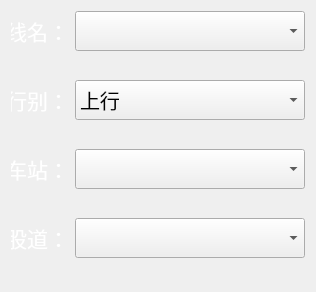
     <widget class="QWidget" name="layoutWidget">
      <property name="geometry">
       <rect>
        <x>14</x>
        <y>29</y>
        <width>316</width>
        <height>292</height>
       </rect>
      </property>
      <layout class="QVBoxLayout" name="verticalLayout">
       <item>
        <layout class="QHBoxLayout" name="horizontalLayout_2">
         <item>
          <widget class="QLabel" name="lineName">
           <property name="minimumSize">
            <size>
             <width>50</width>
             <height>21</height>
            </size>
           </property>
           <property name="maximumSize">
            <size>
             <width>100</width>
             <height>50</height>
            </size>
           </property>
           <property name="font">
            <font>
             <family>微软雅黑</family>
             <pointsize>16</pointsize>
            </font>
           </property>
           <property name="styleSheet">
            <string notr="true">color: rgb(255, 255, 255);</string>
           </property>
           <property name="text">
            <string>线名：</string>
           </property>
           <property name="alignment">
            <set>Qt::AlignRight|Qt::AlignTrailing|Qt::AlignVCenter</set>
           </property>
          </widget>
         </item>
         <item>
          <widget class="QComboBox" name="lineCBox">
           <property name="minimumSize">
            <size>
             <width>230</width>
             <height>40</height>
            </size>
           </property>
           <property name="maximumSize">
            <size>
             <width>230</width>
             <height>40</height>
            </size>
           </property>
           <property name="font">
            <font>
             <family>微软雅黑</family>
             <pointsize>15</pointsize>
            </font>
           </property>
           <property name="styleSheet">
            <string notr="true"/>
           </property>
           <property name="editable">
            <bool>false</bool>
           </property>
          </widget>
         </item>
        </layout>
       </item>
       <item>
        <spacer name="verticalSpacer">
         <property name="orientation">
          <enum>Qt::Vertical</enum>
         </property>
         <property name="sizeHint" stdset="0">
          <size>
           <width>20</width>
           <height>20</height>
          </size>
         </property>
        </spacer>
       </item>
       <item>
        <layout class="QHBoxLayout" name="horizontalLayout_3">
         <item>
          <widget class="QLabel" name="rowName">
           <property name="minimumSize">
            <size>
             <width>50</width>
             <height>21</height>
            </size>
           </property>
           <property name="maximumSize">
            <size>
             <width>100</width>
             <height>50</height>
            </size>
           </property>
           <property name="font">
            <font>
             <family>微软雅黑</family>
             <pointsize>16</pointsize>
            </font>
           </property>
           <property name="styleSheet">
            <string notr="true">color: rgb(255, 255, 255);</string>
           </property>
           <property name="text">
            <string>行别：</string>
           </property>
           <property name="alignment">
            <set>Qt::AlignRight|Qt::AlignTrailing|Qt::AlignVCenter</set>
           </property>
          </widget>
         </item>
         <item>
          <widget class="QComboBox" name="rowCBox">
           <property name="minimumSize">
            <size>
             <width>230</width>
             <height>40</height>
            </size>
           </property>
           <property name="maximumSize">
            <size>
             <width>230</width>
             <height>40</height>
            </size>
           </property>
           <property name="font">
            <font>
             <family>微软雅黑</family>
             <pointsize>15</pointsize>
            </font>
           </property>
           <property name="styleSheet">
            <string notr="true"/>
           </property>
           <item>
            <property name="text">
             <string>上行</string>
            </property>
           </item>
           <item>
            <property name="text">
             <string>下行</string>
            </property>
           </item>
           <item>
            <property name="text">
             <string>单线</string>
            </property>
           </item>
           <item>
            <property name="text">
             <string>三线</string>
            </property>
           </item>
           <item>
            <property name="text">
             <string>四线</string>
            </property>
           </item>
           <item>
            <property name="text">
             <string>无</string>
            </property>
           </item>
          </widget>
         </item>
        </layout>
       </item>
       <item>
        <spacer name="verticalSpacer_2">
         <property name="orientation">
          <enum>Qt::Vertical</enum>
         </property>
         <property name="sizeHint" stdset="0">
          <size>
           <width>20</width>
           <height>20</height>
          </size>
         </property>
        </spacer>
       </item>
       <item>
        <layout class="QHBoxLayout" name="horizontalLayout_4">
         <item>
          <widget class="QLabel" name="stationName">
           <property name="minimumSize">
            <size>
             <width>50</width>
             <height>21</height>
            </size>
           </property>
           <property name="maximumSize">
            <size>
             <width>100</width>
             <height>50</height>
            </size>
           </property>
           <property name="font">
            <font>
             <family>微软雅黑</family>
             <pointsize>16</pointsize>
            </font>
           </property>
           <property name="styleSheet">
            <string notr="true">color: rgb(255, 255, 255);</string>
           </property>
           <property name="text">
            <string>车站：</string>
           </property>
           <property name="alignment">
            <set>Qt::AlignRight|Qt::AlignTrailing|Qt::AlignVCenter</set>
           </property>
          </widget>
         </item>
         <item>
          <widget class="QComboBox" name="staCBox">
           <property name="minimumSize">
            <size>
             <width>230</width>
             <height>40</height>
            </size>
           </property>
           <property name="maximumSize">
            <size>
             <width>230</width>
             <height>40</height>
            </size>
           </property>
           <property name="font">
            <font>
             <family>微软雅黑</family>
             <pointsize>15</pointsize>
            </font>
           </property>
           <property name="styleSheet">
            <string notr="true"/>
           </property>
          </widget>
         </item>
        </layout>
       </item>
       <item>
        <spacer name="verticalSpacer_3">
         <property name="orientation">
          <enum>Qt::Vertical</enum>
         </property>
         <property name="sizeHint" stdset="0">
          <size>
           <width>13</width>
           <height>20</height>
          </size>
         </property>
        </spacer>
       </item>
       <item>
        <layout class="QHBoxLayout" name="horizontalLayout_5">
         <item>
          <widget class="QLabel" name="label_5">
           <property name="minimumSize">
            <size>
             <width>50</width>
             <height>0</height>
            </size>
           </property>
           <property name="maximumSize">
            <size>
             <width>100</width>
             <height>50</height>
            </size>
           </property>
           <property name="font">
            <font>
             <family>微软雅黑</family>
             <pointsize>16</pointsize>
            </font>
           </property>
           <property name="styleSheet">
            <string notr="true">color: rgb(255, 255, 255);</string>
           </property>
           <property name="text">
            <string>股道：</string>
           </property>
           <property name="alignment">
            <set>Qt::AlignRight|Qt::AlignTrailing|Qt::AlignVCenter</set>
           </property>
          </widget>
         </item>
         <item>
          <widget class="QComboBox" name="trackBox">
           <property name="minimumSize">
            <size>
             <width>230</width>
             <height>40</height>
            </size>
           </property>
           <property name="maximumSize">
            <size>
             <width>230</width>
             <height>40</height>
            </size>
           </property>
           <property name="font">
            <font>
             <family>微软雅黑</family>
             <pointsize>15</pointsize>
            </font>
           </property>
           <property name="styleSheet">
            <string notr="true"/>
           </property>
          </widget>
         </item>
        </layout>
       </item>
       <item>
        <spacer name="verticalSpacer_4">
         <property name="orientation">
          <enum>Qt::Vertical</enum>
         </property>
         <property name="sizeHint" stdset="0">
          <size>
           <width>20</width>
           <height>20</height>
          </size>
         </property>
        </spacer>
       </item>
      </layout>
     </widget>
